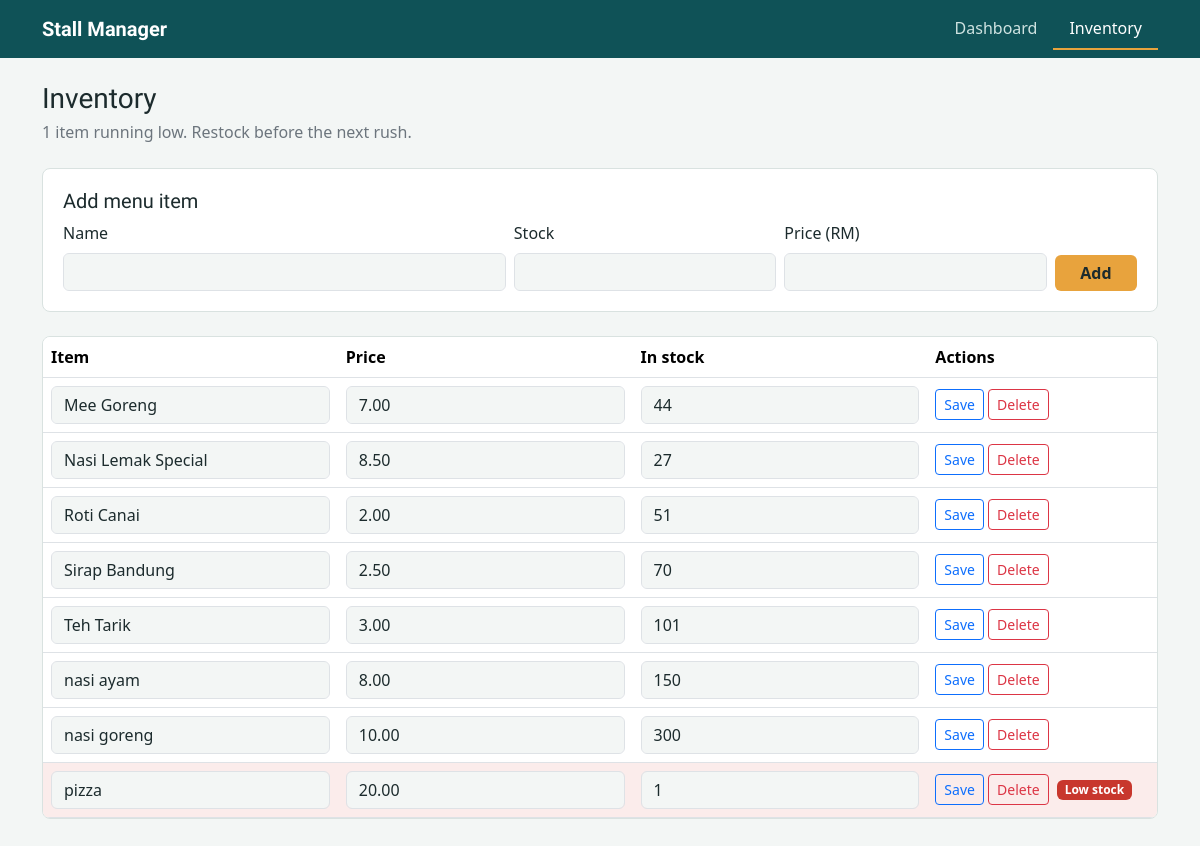
Page /inventory on the committed database.
### tables this page shows
CREATE TABLE items (
    id    INTEGER PRIMARY KEY AUTOINCREMENT,
    name  TEXT    NOT NULL UNIQUE,
    stock INTEGER NOT NULL DEFAULT 0 CHECK (stock >= 0),
    price REAL    NOT NULL CHECK (price >= 0)
);

### app.py (the view)
@app.route('/inventory')
def inventory():
    items = db.get_all_items()
    low = [item for item in items if item['low_stock']]
    return render_template(
        'inventory.html',
        items=items,
        inventory=items,
        low=low,
        low_stock_count=db.get_low_stock_count(),
    )

### db.py (called while the page is built)
def get_connection():
    conn = sqlite3.connect(DB_PATH)
    conn.row_factory = sqlite3.Row
    conn.execute("PRAGMA foreign_keys = ON")
    return conn

def get_all_items():
    conn = get_connection()
    try:
        rows = conn.execute("SELECT id, name, stock, price FROM items ORDER BY name").fetchall()
    finally:
        conn.close()
    items = [dict(r) for r in rows]
    for it in items:
        it['low_stock'] = it['stock'] <= LOW_STOCK_THRESHOLD
    return items

def get_low_stock_count():
    conn = get_connection()
    try:
        row = conn.execute("SELECT COUNT(*) FROM items WHERE stock <= ?",
                           (LOW_STOCK_THRESHOLD,)).fetchone()
    finally:
        conn.close()
    return int(row[0])

### templates/inventory.html (shortened to what this page needs)
{% extends "base.html" %}
{% block content %}
<h1 class="h3 mb-1">Inventory</h1>
<p class="text-secondary mb-4">
  {% if low %}{{ low|length }} item{{ 's' if low|length != 1 }} running low. Restock before the next rush.
  {% else %}Everything is well stocked.{% endif %}
</p>
<form method="post" action="{{ url_for('add_inventory_item') }}" class="panel mb-4">
  <h2 class="h5">Add menu item</h2>
  <div class="row g-2 align-items-end">
    <div class="col-md-5">
      <label for="new-name" class="form-label">Name</label>
      <input id="new-name" name="name" class="form-control" required>
    </div>
    <div class="col-md-3">
      <label for="new-stock" class="form-label">Stock</label>
      <input id="new-stock" name="stock" type="number" min="0" step="1" class="form-control" required>
    </div>
    <div class="col-md-3">
      <label for="new-price" class="form-label">Price (RM)</label>
      <input id="new-price" name="price" type="number" min="0" step="0.01" class="form-control" required>
    </div>
    <div class="col-md-1">
      <button type="submit" class="btn btn-stall w-100">Add</button>
    </div>
  </div>
</form>
<div class="panel p-0 table-responsive">
  <table class="table align-middle mb-0">
    <thead><tr><th>Item</th><th>Price</th><th>In stock</th><th>Actions</th></tr></thead>
    <tbody>
      {% for item in items %}
      <tr class="{{ 'low-row' if item.low_stock }}">
        <td>
          <input name="name" value="{{ item.name }}" class="form-control" form="edit-item-{{ item.id }}" required>
        </td>
        <td><input name="price" value="{{ '%.2f'|format(item.price) }}" type="number" min="0" step="0.01" class="form-control" form="edit-item-{{ item.id }}" required></td>
        <td><input name="stock" value="{{ item.stock }}" type="number" min="0" step="1" class="form-control" form="edit-item-{{ item.id }}" required></td>
          <td class="text-nowrap">
            <button type="submit" form="edit-item-{{ item.id }}" class="btn btn-sm btn-outline-primary">Save</button>
            <form method="post" action="{{ url_for('delete_inventory_item', item_id=item.id) }}" class="d-inline"
                  onsubmit="return confirm('Delete {{ item.name|e }} from the menu?');">
              <button type="submit" class="btn btn-sm btn-outline-danger">Delete</button>
            </form>
            {% if item.low_stock %}<span class="badge badge-unpaid ms-1">Low stock</span>{% endif %}
          </td>
      </tr>
      {% else %}
      <tr><td colspan="4" class="text-center text-secondary py-4">No items yet. Run seed_data.py to add the menu.</td></tr>
      {% endfor %}
    </tbody>
  </table>
</div>
{% endblock %}

### templates/base.html (style rules this page uses)
:root { --teal:#0F5257; --pandan:#3F7D3A; --sambal:#C8372D; --kuning:#E8A33D; --ink:#1C2B2D; --bs-body-bg:#F3F6F5; --bs-body-color:var(--ink); }
h1, h2, h3, .brand, .stat-num { font-family:'Bricolage Grotesque', system-ui, sans-serif; }
.panel { background:#fff; border:1px solid #d9e2e0; border-radius:.5rem; padding:1.25rem; }
.table { --bs-table-bg:#fff; }
.low-row { --bs-table-bg:#fbeceb; }
.badge-unpaid { background:var(--sambal); }
.btn-stall { background:var(--kuning); border:0; color:var(--ink); font-weight:600; }

### rows in the picture
items: name "Mee Goreng", price "7.00", stock "44"
items: name "Nasi Lemak Special", price "8.50", stock "27"
items: name "Roti Canai", price "2.00", stock "51"
items: name "Sirap Bandung", price "2.50", stock "70"
items: name "Teh Tarik", price "3.00", stock "101"
items: name "nasi ayam", price "8.00", stock "150"
items: name "nasi goreng", price "10.00", stock "300"
items: name "pizza", price "20.00", stock "1", shows "Low stock"

### other values in the picture
{{ low|length }} "1"
